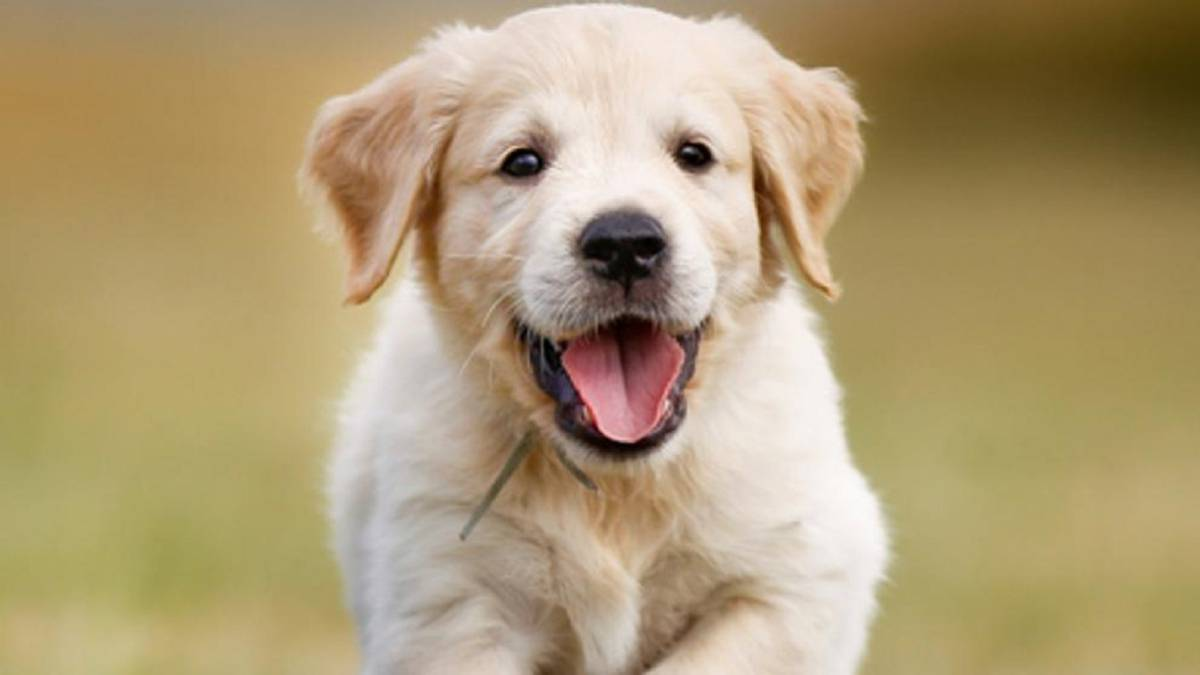
#> input picture Tarea 2/Problema 5/doggy.jpg, 1200 x 675 px, found by its file name
$ jupyter execute --allow-errors 'Problema 1.ipynb'
#> lines starting #> are read from the running program, lines starting #| are printed output that depends on the picture; after the words box and inside, x2 and y2 are one past the last pixel; in counts of white or black regions, pixels touching at a corner belong together
# Johantan Meoño

# Problema 1

[cell 1]
import numpy as np ## para las matrices y vectores o tensores

[cell 2]
import cv2 ## jalando open cv carga y lee imagenes

[cell 3]
import sys ## para sacar de memoria o sacar el programa

[cell 4]
## creando la fucion
def main(imagen,T):
    imgStr = imagen ## creo un objeto y le asigno un valor string con el nombre de la imagen
    img = cv2.imread(imgStr) ## creo un nuevo objeto que va a leer la imagen cread en la fila de arriba

    ## tamañao de la imagen
    alto = img.shape[0]
    ancho = img.shape[1]
    canales = img.shape[2]


    ## cubo de ceros con las dimensiones de la imagen
    ## se pondra tres pues se trabajara sobre la imagen a colores
    ## cons sus tres canales
    ## canal 1 es el canal azul
    ## canal 2 es el canal verde
    ## canal 3 es el canal rojo
    out = np.zeros((alto,ancho,1))

    ## llenando de azul la imagen
    for i in range(alto):
        for j in range(ancho):
            pixel_gris = img[i,j] ## extraigo de la imagen en la posicion i, j, el pixel

            blanco_negro = int(pixel_gris[0])>= T## del pixel saco el gris

            ## como la linea anterior devuelve ceros y unos, esos ceros y unos lo paso a pixeles
            if blanco_negro == 1: #booleano uno
                blanco_negro = 0 #es el pixel cero
            elif blanco_negro == 0: #booleano cero
                blanco_negro = 255 #es el picel 255

            out[i,j] = blanco_negro ##llenando la imagen los blancos y negros

    ## para que fucione el ciclo debo:
    ## bajar la imagen al disco
    cv2.imwrite(str(imagen)+str(T)+".jpg",out)


    ## la vuelvo a cargar o leer
    out = cv2.imread(str(imagen)+str(T)+".jpg")

    ## y la muestro
    cv2.imshow("Imagen"+str(imagen)+str(T)+".jpg", out)

    ## comandos para cerrar imagenes
    cv2.waitKey(0) ## espera que apeche tecla para cerrar
    cv2.destroyAllWindows() ## si tngo varias ventas cierra todoas las ventanas a la vez
    sys.exit() ##

#> (a cell that did not finish here is left out)

# Area de pruebas

#> (a cell that did not finish here is left out)

#> call 2 of main, with imagen = 'doggy.jpg', T = 108
#> in main, img is the input picture: shape (675, 1200, 3); mean B, G, R 117.5, 156.1, 175.2
#> after the loop in main (call 2), `for i in range(alto):`:
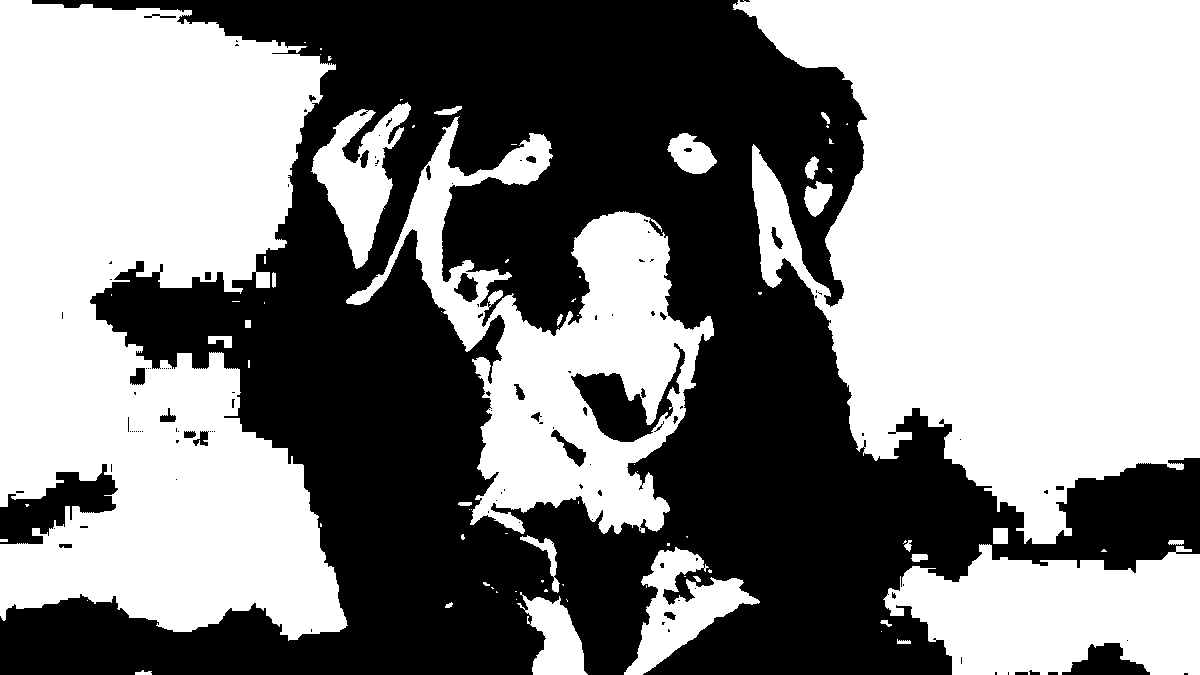
#> out: shape (675, 1200, 1) float64; 54% white; 120 black regions (89 under 20 px), largest, box (x1, y1, x2, y2) and area: (0, 0, 1200, 675) 359760, (0, 464, 118, 544) 4494, (571, 343, 685, 442) 3875
